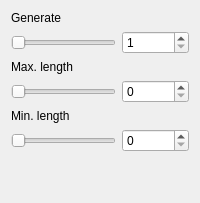
               <widget class="QWidget" name="tab">
                <attribute name="title">
                 <string>Random generation</string>
                </attribute>
                <layout class="QVBoxLayout" name="verticalLayout_25">
                 <item>
                  <layout class="QVBoxLayout" name="verticalLayout_24">
                   <item>
                    <layout class="QVBoxLayout" name="verticalLayout_22">
                     <item>
                      <layout class="QVBoxLayout" name="verticalLayout_15">
                       <item>
                        <widget class="QLabel" name="label_generate">
                         <property name="minimumSize">
                          <size>
                           <width>70</width>
                           <height>0</height>
                          </size>
                         </property>
                         <property name="maximumSize">
                          <size>
                           <width>75</width>
                           <height>25</height>
                          </size>
                         </property>
                         <property name="text">
                          <string>Generate</string>
                         </property>
                        </widget>
                       </item>
                       <item>
                        <layout class="QHBoxLayout" name="horizontalLayout_5">
                         <item>
                          <widget class="QSlider" name="horizontalSlider_generate">
                           <property name="minimumSize">
                            <size>
                             <width>100</width>
                             <height>0</height>
                            </size>
                           </property>
                           <property name="maximumSize">
                            <size>
                             <width>16777215</width>
                             <height>16777215</height>
                            </size>
                           </property>
                           <property name="minimum">
                            <number>1</number>
                           </property>
                           <property name="maximum">
                            <number>10000</number>
                           </property>
                           <property name="orientation">
                            <enum>Qt::Horizontal</enum>
                           </property>
                          </widget>
                         </item>
                         <item>
                          <widget class="QSpinBox" name="spinBox_generate">
                           <property name="minimum">
                            <number>1</number>
                           </property>
                           <property name="maximum">
                            <number>1000000</number>
                           </property>
                          </widget>
                         </item>
                        </layout>
                       </item>
                      </layout>
                     </item>
                     <item>
                      <layout class="QVBoxLayout" name="verticalLayout_6">
                       <item>
                        <widget class="QLabel" name="label_max_len">
                         <property name="minimumSize">
                          <size>
                           <width>70</width>
                           <height>0</height>
                          </size>
                         </property>
                         <property name="maximumSize">
                          <size>
                           <width>75</width>
                           <height>25</height>
                          </size>
                         </property>
                         <property name="text">
                          <string>Max. length</string>
                         </property>
                        </widget>
                       </item>
                       <item>
                        <layout class="QHBoxLayout" name="horizontalLayout_4">
                         <item>
                          <widget class="QSlider" name="horizontalSlider_max_len">
                           <property name="minimumSize">
                            <size>
                             <width>100</width>
                             <height>0</height>
                            </size>
                           </property>
                           <property name="maximumSize">
                            <size>
                             <width>16777215</width>
                             <height>16777215</height>
                            </size>
                           </property>
                           <property name="minimum">
                            <number>0</number>
                           </property>
                           <property name="maximum">
                            <number>10000</number>
                           </property>
                           <property name="orientation">
                            <enum>Qt::Horizontal</enum>
                           </property>
                          </widget>
                         </item>
                         <item>
                          <widget class="QSpinBox" name="spinBox_max_len">
                           <property name="minimum">
                            <number>0</number>
                           </property>
                           <property name="maximum">
                            <number>1000000</number>
                           </property>
                          </widget>
                         </item>
                        </layout>
                       </item>
                      </layout>
                     </item>
                     <item>
                      <layout class="QVBoxLayout" name="verticalLayout_8">
                       <item>
                        <widget class="QLabel" name="label_min_len">
                         <property name="minimumSize">
                          <size>
                           <width>70</width>
                           <height>0</height>
                          </size>
                         </property>
                         <property name="maximumSize">
                          <size>
                           <width>75</width>
                           <height>25</height>
                          </size>
                         </property>
                         <property name="text">
                          <string>Min. length</string>
                         </property>
                        </widget>
                       </item>
                       <item>
                        <layout class="QHBoxLayout" name="horizontalLayout_3">
                         <item>
                          <widget class="QSlider" name="horizontalSlider_min_len">
                           <property name="minimumSize">
                            <size>
                             <width>100</width>
                             <height>0</height>
                            </size>
                           </property>
                           <property name="maximumSize">
                            <size>
                             <width>16777215</width>
                             <height>16777215</height>
                            </size>
                           </property>
                           <property name="minimum">
                            <number>0</number>
                           </property>
                           <property name="maximum">
                            <number>10000</number>
                           </property>
                           <property name="orientation">
                            <enum>Qt::Horizontal</enum>
                           </property>
                          </widget>
                         </item>
                         <item>
                          <widget class="QSpinBox" name="spinBox_min_len">
                           <property name="maximum">
                            <number>1000000</number>
                           </property>
                          </widget>
                         </item>
                        </layout>
                       </item>
                      </layout>
                     </item>
                    </layout>
                   </item>
                   <item>
                    <spacer name="verticalSpacer_2">
                     <property name="orientation">
                      <enum>Qt::Vertical</enum>
                     </property>
                     <property name="sizeHint" stdset="0">
                      <size>
                       <width>20</width>
                       <height>40</height>
                      </size>
                     </property>
                    </spacer>
                   </item>
                  </layout>
                 </item>
                </layout>
               </widget>
